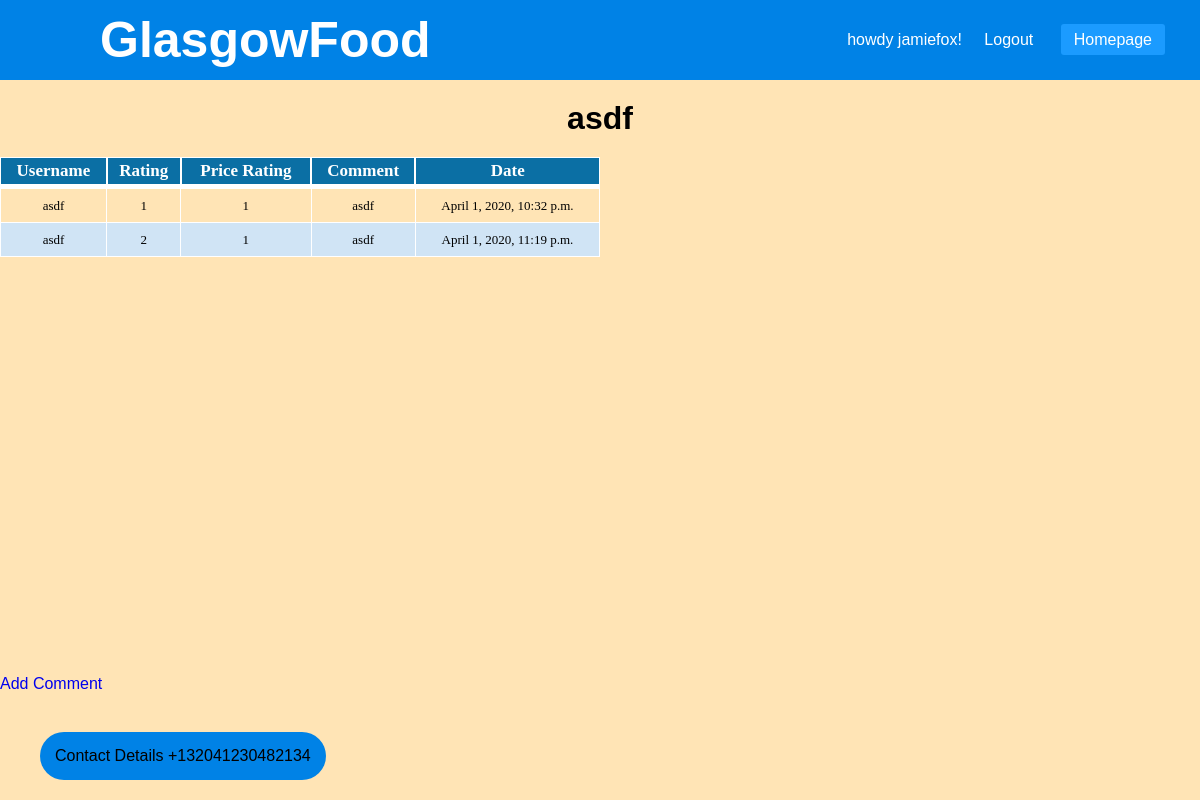
Screenshot of /food/restaurants/asdf/ (signed in) with the database file from the repository.
### food/models.py (models this page shows, shortened)
class Restaurant(models.Model):
	restaurant_ID = AutoField(primary_key=True)
	owner = models.ForeignKey(UserProfile, on_delete = models.CASCADE, null=True,blank=True)
	name = CharField(max_length = 100)
	slug = models.SlugField(unique=True)
	address = CharField(max_length = 100, blank=True, null=True)
	overview = CharField(max_length = 100)
	detailed = CharField(max_length = 300, blank=True, null=True)
	phone_number = IntegerField(blank=True, null=True)
	email_address = EmailField(blank=True, null=True)
	rating = IntegerField(default=0)
	price = IntegerField(default=0)
	lat = FloatField(default=55.8642)
	lng = FloatField(default=-4.2518)

class Comment(models.Model):
	review_ID = AutoField(primary_key=True)
	user = models.ForeignKey(UserProfile, on_delete = models.SET_NULL, null=True)
	restaurant = models.ForeignKey(Restaurant, on_delete=models.CASCADE)
	date_time = models.DateTimeField(null=True)
	comment = CharField(max_length=1000)
	rating = IntegerField()
	price = IntegerField()

class UserProfile(models.Model):
	user = models.OneToOneField(User, on_delete=models.CASCADE)
	username = CharField(max_length=100, default="hello")
	is_owner = models.BooleanField(default=False)
	verified_by = models.ForeignKey('self',on_delete=models.CASCADE, related_name='+',blank = True, null = True)
	favourites = ListCharField(max_length=100,base_field=CharField(max_length=100),null=True,blank=True,default='')

### food/views.py (the view)
# urls.py: path('restaurants/<slug:restaurant_name_slug>/',views.show_restaurant, name='show_restaurant'),
def show_restaurant(request, restaurant_name_slug):
    context_dict = {}
    try:
        restaurant = Restaurant.objects.get(slug=restaurant_name_slug)
        comments = Comment.objects.filter(restaurant=restaurant)
        context_dict['comments'] = comments
        context_dict['restaurant'] = restaurant
    except Restaurant.DoesNotExist:
        context_dict['restaurant'] = None
        context_dict['comments'] = None
    return render(request, 'food/restaurant.html', context=context_dict)

### templates/food/restaurant.html (shortened to what this page needs)
<!DOCTYPE html>
{% extends 'food/base.html' %}
{% load staticfiles %}
{% block body_block %}
    {% if restaurant %}
        <h1>{{ restaurant.name }}</h1>
        {% if comments %}
            <ul>
				<table class = "paleBlueRows">
					<thead>
						<tr>
							<th>Username</th>
							<th>Rating</th>
							<th>Price Rating</th>
							<th>Comment</th>
							<th>Date</th>
						</tr>
					</thead>
					<tbody>
						{% for comment in comments %}
							<tr>
								<td>{{comment.user.username}}</td>
								<td>{{comment.rating}}</td>
								<td>{{comment.price}}</td>
								<td>{{comment.comment}}</td>
								<td>{{comment.date_time}}</td>
							</tr>
						{% endfor %}
					</tbody>
				</table>
            </ul>
	<u2>
	<div id="googleMap" style="width:100%;height:400px;"></div>
	</u2>
        {% else %}
            <strong>No comments currently in restaurant.</strong>
        {% endif %}
        {% if user.is_authenticated %}
	<br>
            <a href="{% url 'food:add_comment' restaurant.slug %}">Add Comment</a> <br />
        {% endif %}
    {% else %}
        The specified restaurant does not exist.
    {% endif %}
 {% endblock %}

### templates/food/base.html (shortened to what this page needs)
<!DOCTYPE html>
{% load staticfiles %}
{% load static %}
<html>
	<head>
		<link rel="stylesheet" type="text/css" href="{% static 'css/basic/basic.css' %}">
	  </head>
    <body>
	{% if user.is_authenticated %}
					<nav>
					<label class="logo"> GlasgowFood</label>
					<ul>
					<a>{% if user.is_authenticated %}
				    howdy {{ user.username }}!</a>
					<li><a href="{% url 'food:logout' %}">Logout</a></li>
					<li><a class="active" href="{% url 'food:index' %}">Homepage</a></li>
			{% endif %}
					</ul>
					</nav>
		{% endif %}
		{% block body_block %}{% endblock %}
		<footer>Contact Details +132041230482134</footer>
    </body>
</html>

### static/css/basic/basic.css (style rules this page uses)
* { padding:0; margin: 0; text-decoration: none; list-style: none; box-sizing: border-box; }
html { height:100%; width:100%; }
h1 { text-align: center; margin:20px; }
body { font-family: 'Arial' , 'Helvetica', sans-serif; background:#FFE4B5 url(glasgow.jpg) no-repeat ; background-size:cover; width:100%; height:100%; }
nav { background:#0082e6; }
label.logo { color:white; font-size: 50px; line-height: 80px; padding: 100px; font-weight: bold; margin-left;10px; }
nav ul { color: white; float: right; margin-right: 30px; border-spacing:10px; }
nav ul li { display: inline-block; line-height: 80px; margin:0 5px; }
nav ul li a { color: white; font_size: 17px; padding: 7px 13px; border-radius: 3px; text_transform: uppercase; }
a.active,a:hover { background: #1b9bff; transition:.5s; }
footer { bottom:10px; position: fixed; background:#0082e6; left: 30px; margin:10px; padding:15px; border-radius: 25px; }
table.paleBlueRows { font-family: "Times New Roman", Times, serif; border: 1px solid #FFFFFF; width: 600px; height: 100px; text-align: center; border-collapse: collapse; }
table.paleBlueRows td, table.paleBlueRows th { border: 1px solid #FFFFFF; padding: 3px 2px; }
table.paleBlueRows tbody td { font-size: 13px; }
table.paleBlueRows tr:nth-child(even) { background: #D0E4F5; }
table.paleBlueRows thead { background: #0B6FA4; border-bottom: 5px solid #FFFFFF; }
table.paleBlueRows thead th { font-size: 17px; font-weight: bold; color: #FFFFFF; text-align: center; border-left: 2px solid #FFFFFF; }
table.paleBlueRows thead th:first-child { border-left: none; }

### rows the page displays
Restaurant: name "asdf"
Comment: user.username "asdf", rating "1", price "1", comment "asdf", date_time "April 1, 2020, 10:32 p.m."
Comment: user.username "asdf", rating "2", price "1", comment "asdf", date_time "April 1, 2020, 11:19 p.m."

### other values shown
{{ user.username }} "jamiefox"
